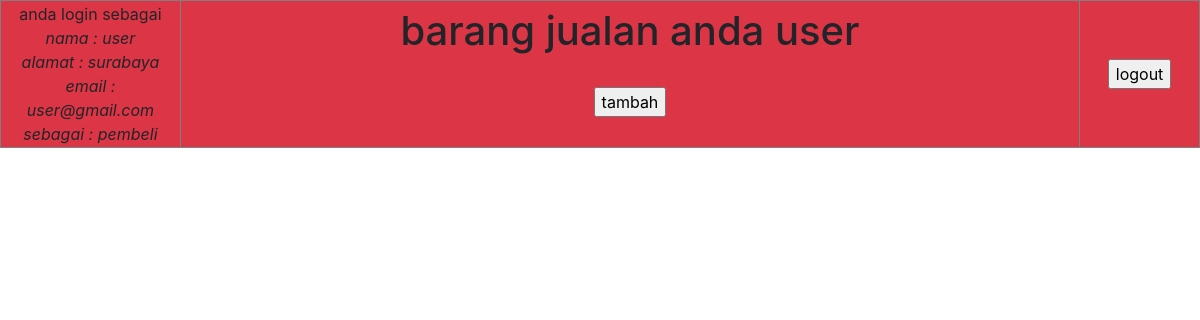
The page /beranda.php (signed in) on the database its author committed.
### tables this page shows
CREATE TABLE `user` (
  `username` varchar(500) NOT NULL,
  `password` varchar(500) NOT NULL,
  `nama` varchar(500) NOT NULL,
  `alamat` varchar(500) NOT NULL,
  `email` varchar(500) NOT NULL,
  `jenis` varchar(500) NOT NULL,
  `level` varchar(500) NOT NULL
);

### fungsi.php (called while the page is built, shortened)
<?php
require 'koneksi.php';
function query($query){
	global $kon;
	$result = mysqli_query($kon,$query);
	$rows = [];
	while ($row = mysqli_fetch_assoc($result)) {
		$rows = $row;
	}
return $rows;
}
 ?>

### beranda.php (the view, shortened to what this page needs)
<?php
require "koneksi.php";
require "fungsi.php";
$nama = $_SESSION['nama'];
$query2 = query("SELECT * FROM user WHERE nama ='$nama'");
 ?>
<!DOCTYPE html>
<html>
<link rel="stylesheet" href="https://cdn.jsdelivr.net/npm/bootstrap@4.0.0/dist/css/bootstrap.min.css">
<head>
</head>
<body class="text-center">
	<form class="text-center" method="post">
		<table border="1" style="width: 100%;">
			<tr class="bg-danger">
				<td style="width:15% ;">
				anda login sebagai <br>
				<i>
				nama : <?= $query2["nama"]; ?> <br>
				alamat : <?= $query2["alamat"]; ?> <br>
				email : <?= $query2["email"]; ?><br>
				sebagai : <?= $query2["level"]  ?>
				</i>
				</td>
				<td style="width:75 %;">
					<h1>barang jualan anda <?= $query2["nama"] ?></h1> <br>
					<input type="submit" name="tambah" value="tambah"> <br><br>
				</td>
				<td style="width :10%;">
					<input type="submit" name="keluar" value="logout">
				</td>
			</tr>
		</table>
	</form>
</body>
</html>

### rows shown on the page
user: nama "user", alamat "surabaya", email "user@gmail.com", level "pembeli"
